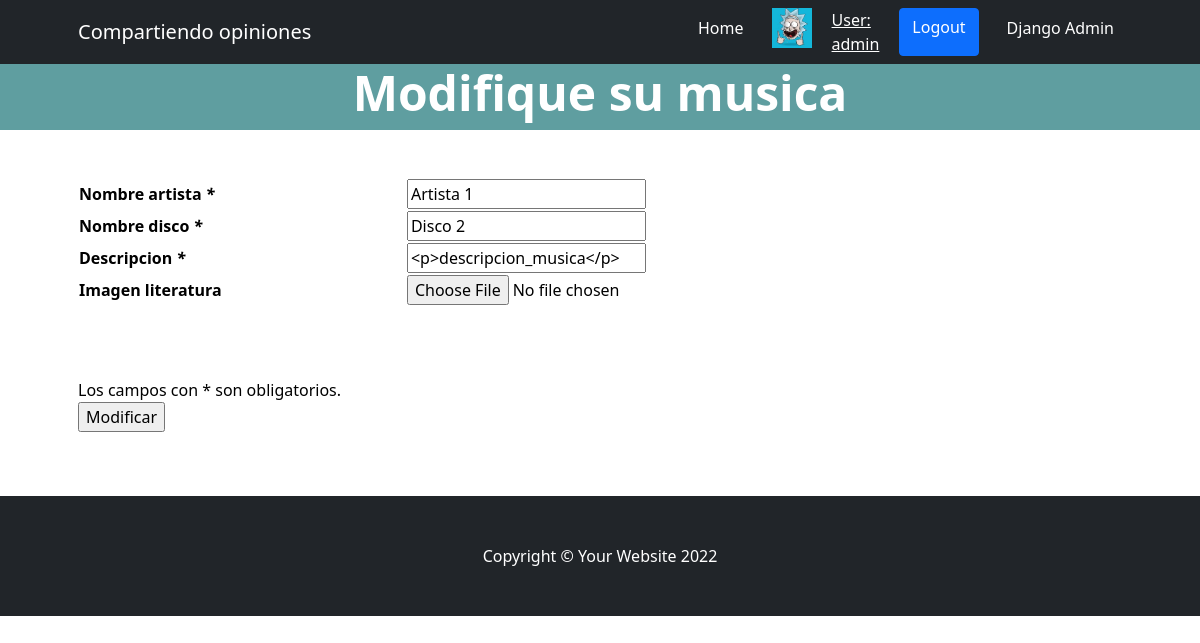
/TPFinal/Musica/Modificar/1 (signed in), run on the app's committed database.
### UserCoder/models.py (models this page shows)
class Avatar(models.Model):
    user = models.OneToOneField(User, on_delete=models.CASCADE) # Delete profile when user is deleted
    avatar = models.ImageField(upload_to='avatares', null=True, blank=True)

### AppTPFinal/models.py (models this page shows, shortened)
class Musica(models.Model):
    id_musica = models.AutoField(primary_key=True)
    nombre_artista_musica = models.CharField(max_length=50)
    nombre_disco_musica = models.CharField(max_length=50)
    descripcion_musica = RichTextField(blank=True, null=True)
    username_musica = models.CharField(max_length=50)
    fecha_creacion_musica = models.DateTimeField(auto_now_add=True)

### AppTPFinal/views.py (the view, shortened to what this page needs)
# urls.py: path('Musica/Modificar/<int:id_musica>', musica_modificar, name='TPFinalMusicaModificar'),
@login_required()
def musica_modificar(request, id_musica):
    mus = Musica.objects.get(id_musica=id_musica)
    musica_form = Musica_Form(initial={
        'nombre_artista_musica': mus.nombre_artista_musica,
        'nombre_disco_musica': mus.nombre_disco_musica,
        'descripcion_musica': mus.descripcion_musica,
        'username_musica': mus.username_musica,
    }
    )
    contexto = {
        'formulariomusica': musica_form,
        'musica': mus,
    }
    return render(request, 'AppCoder/musica/musicamodificar.html', contexto)

### AppTPFinal/forms.py
class Musica_Form(forms.Form):
    nombre_artista_musica = forms.CharField(max_length=50)
    nombre_disco_musica = forms.CharField(max_length=50)
    descripcion_musica = forms.CharField(widget=CKEditorWidget())
    imgmus = forms.ImageField(required=False)

### templates/AppCoder/musica/musicamodificar.html (shortened to what this page needs)
{% extends "index.html" %}
{% block bodytitleoptions %}
{% if user.is_authenticated %}
<a class="btn btn-primary" href="{% url 'UserCoderLogOut' %}"> Logout </a>
{% endif %}
{% endblock %}
{% block bodyheader %}
<h1 class="display-5 fw-bolder text-white mb-2">Modifique su musica</h1>
{% endblock %}
{% block bodyoptions %}
<section>
    <div class="datos-musica">
        <div class="container px-5 my-5">
            <div class="row gx-5">
                <form class="bodyoptionstittle" action="" method="post" enctype="multipart/form-data" novalidate>
                    <table style="width:100%">
                        {% for field in formulariomusica %}
                        <tr>
                            {% if field.label == "Nombre artista musica" %}
                            <th>Nombre artista <em>*</em></th>
                            {% endif %}
                            {% if field.label == "Nombre disco musica" %}
                            <th>Nombre disco <em>*</em></th>
                            {% endif %}
                            {% if field.label == "Descripcion musica" %}
                            <th>Descripcion <em>*</em></th>
                            {% endif %}
                            {% if field.label == "Imgmus" %}
                            <th>Imagen literatura</th>
                            {% endif %}
                            <th>{{ field }}</th>
                            <th>{{ field.media }}</th>
                        </tr>
                        {% endfor %}
                    </table>
                    <br>
                    <br> <br>
                    <label style="color: black;">Los campos con * son obligatorios.</label><br>
                    <p><input type="submit" value="Modificar" onclick="validate()"/></p>
                </form>
            </div>
        </div>
    </div>
</section>
{% endblock %}

### templates/index.html (shortened to what this page needs)
<!DOCTYPE html>
<html lang="en">
<head>
    {% load static %}
    <link href="https://cdn.jsdelivr.net/npm/bootstrap-icons@1.4.1/font/bootstrap-icons.css" rel="stylesheet"/>
    <link href="{% static 'AppCode/css/styles.css' %}" rel="stylesheet"/>
</head>
<body>
<nav class="navbar navbar-expand-lg navbar-dark bg-dark">
    <div class="container px-5">
        <a class="navbar-brand">Compartiendo opiniones</a>
        <div class="collapse navbar-collapse" id="navbarSupportedContent">
            <ul class="navbar-nav ms-auto mb-2 mb-lg-0">
                <li class="nav-item"><a class="nav-link active" aria-current="page" href="/TPFinal">Home</a>
                </li>
                <div class="space">
                </div>
                {% if request.user.is_authenticated %}
                    {% if request.user.avatar.avatar.url != "" %}
                    <img src="{{ request.user.avatar.avatar.url }}" alt="" width="40px" height="40px">
                    {% else %}
                    <td class="tddata"></td>
                    {% endif %}
                <div class="space">
                </div>
                <a style="color:white;" href="{% url 'TPFinalUsuariosModificar' user.username %}"> User: <br>{{ user.get_username }}</a>
                <div class="space">
                </div>
                {% endif %}
                {% block bodytitleoptions %}
                {% endblock %}
                <div class="space">
                </div>
                <li class="nav-item"><a class="nav-link active" aria-current="page" href="/admin">Django Admin</a>
                </li>
            </ul>
        </div>
    </div>
</nav>
<header class="bodyheader">
    <div class="container px-5">
        <div class="row gx-5 justify-content-center">
            <div class="col-lg-8">
                {% block bodyheader %}
                {% endblock %}
            </div>
        </div>
    </div>
</header>
{% block bodyoptions %}
{% endblock %}
<footer class="py-5 bg-dark">
    <div class="container px-5"><p class="m-0 text-center text-white">Copyright &copy; Your Website 2022</p></div>
</footer>
</body>
</html>

### templates/styles/styles.html (style rules this page uses)
.bodyheader { background-color:cadetblue; text-align: center; }
.space { width: 20px; height: auto; display: inline-block; }
.bodyoptionstittle { margin: auto; width: 420px; text-align: left; color:black; }

### data on the page
Musica: formulariomusica "Artista 1" "Disco 2" "<p>descripcion_musica</p>"

### other printed values
{{ user.get_username }} "admin"
